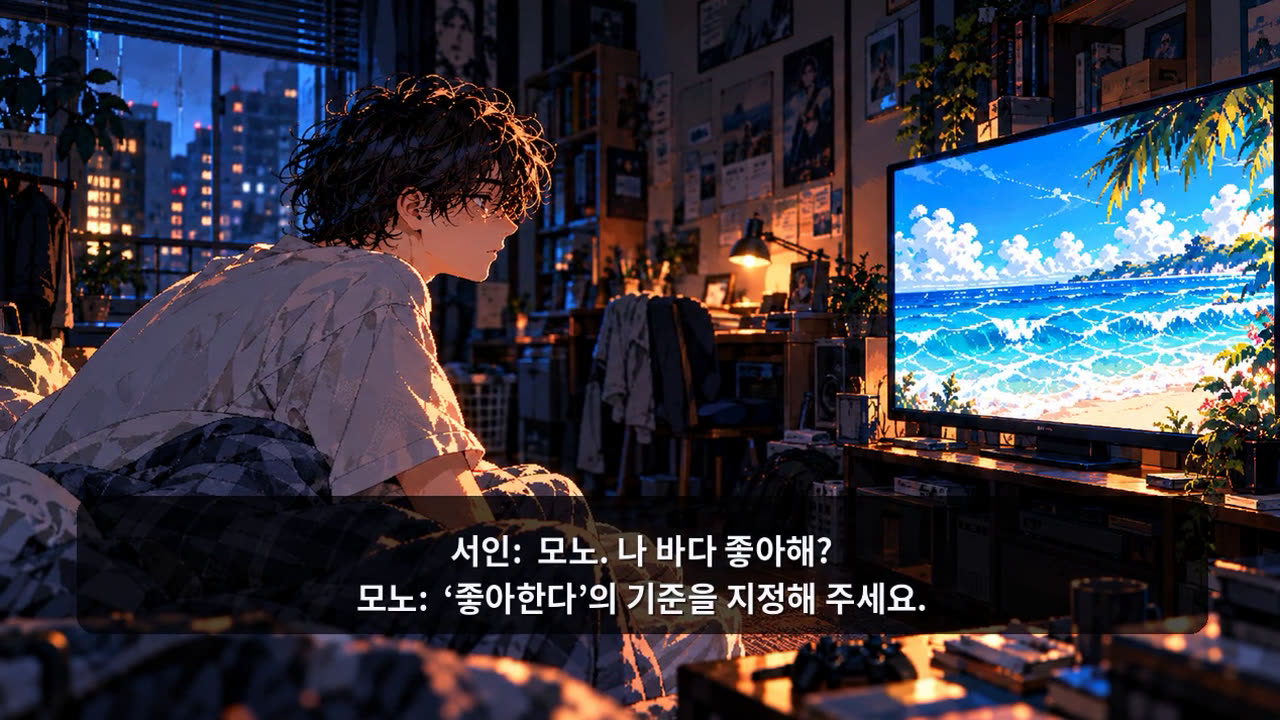
#> input picture local-preservation/2026-11-11/main-working-copy/teaser/plates/p03.jpg, 1280 x 720 px, given in place of p01.jpg, which was not available
$ python boxdet2.py
#> lines starting #> are read from the running program, lines starting #| are printed output that depends on the picture
import sys,numpy as np
from PIL import Image
for n,y0,y1 in [("p01",551,649),("p02",515,666),("p04",507,660),("p08",531,635)]:
    a=np.asarray(Image.open(f"plates/{n}.jpg").convert('L'),float)+4
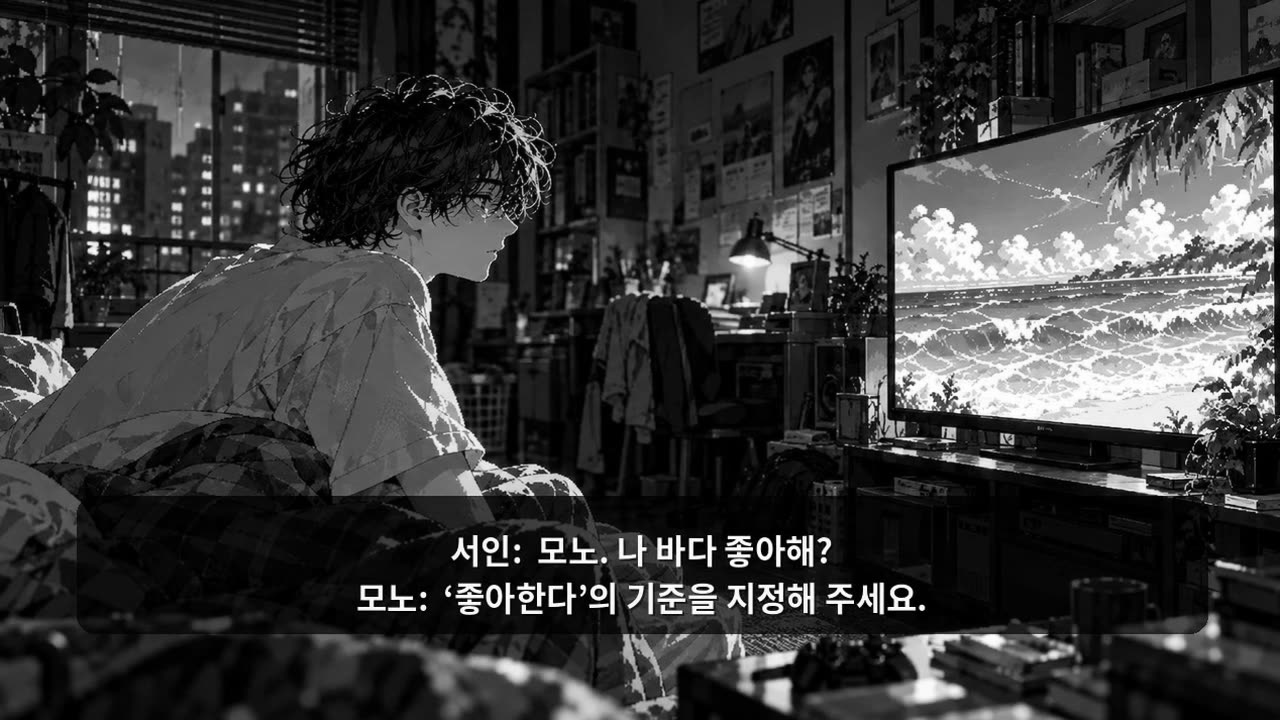
#> a: shape (720, 1280) float64; min 4, max 259, mean 60.2; drawn with min black and max white
    band=a[y0+8:y1-8]
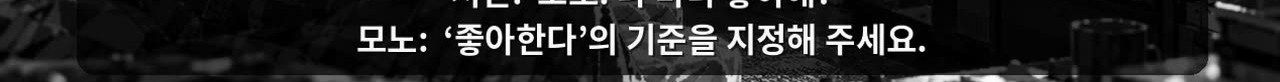
#> band: shape (82, 1280) float64; min 4, max 259, mean 39; drawn with min black and max white
    r=np.median(band[:,3:]/band[:,:-3],axis=0)
#> r = 1277 values, max 3.26 at index 1207, min 0.286 at index 812, mean 1.01
    xs=[(i+3,round(v,2)) for i,v in enumerate(r) if (v<0.72 or v>1.38)]
#> xs = 65 pairs, first value 77 to 1224, second value 0.29 to 3.26
    print(n,[x for x in xs if x[0]<200 or x[0]>1080])
#> (printed output is left out)
#> pass 2 of the loop `for n,y0,y1 in [("p01",551,649),("p02",515,666),("p04",507,660),("p08"..`:
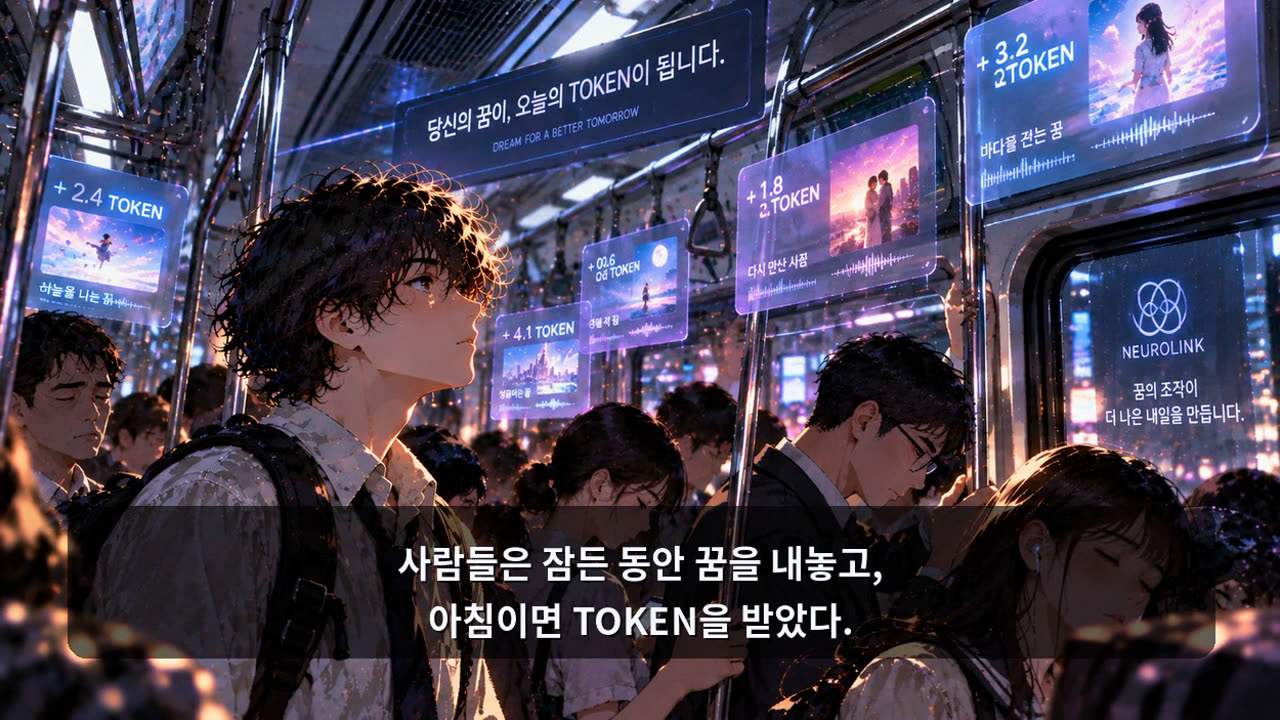
#> input picture local-preservation/2026-11-11/main-working-copy/teaser/plates/p04.jpg, 1280 x 720 px, given in place of p02.jpg, which was not available
#> `a=np.asarray(Image.open(f"plates/{n}.jpg").convert('L'),float)+4`:
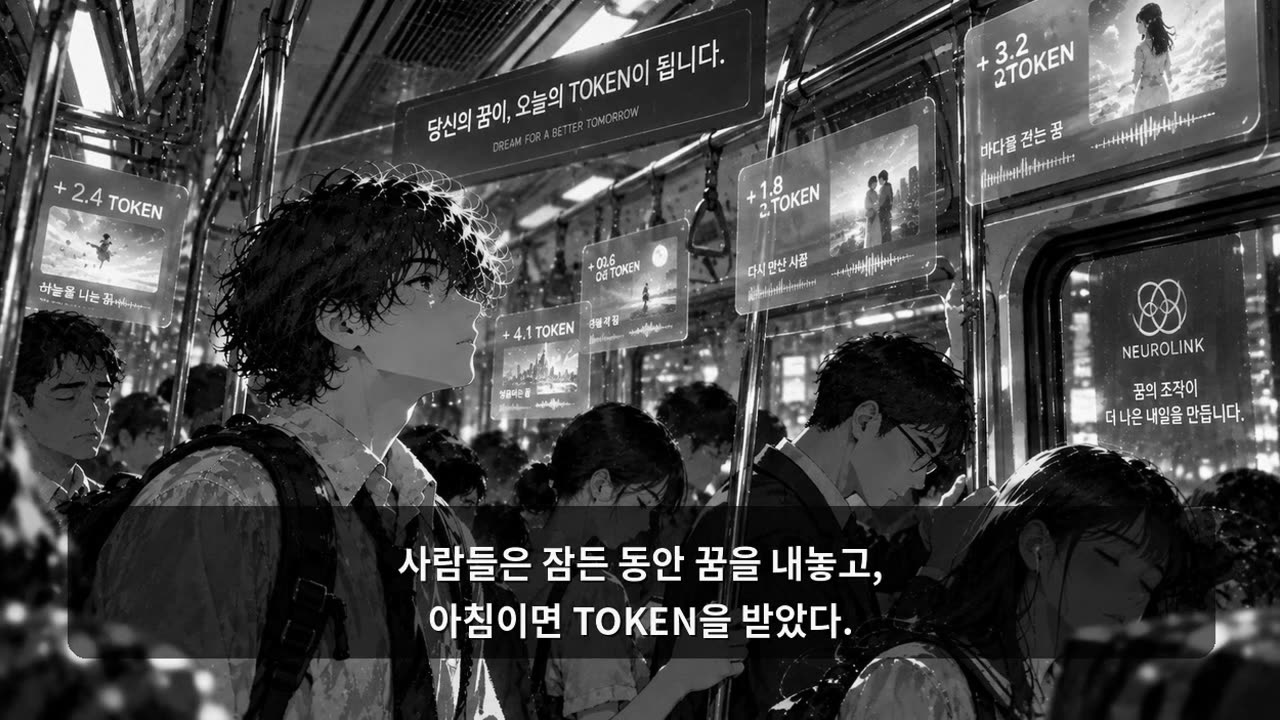
#> a: shape (720, 1280) float64; min 4, max 259, mean 72.6; drawn with min black and max white
#> `band=a[y0+8:y1-8]`:
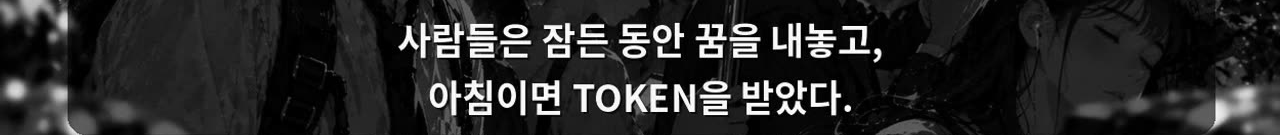
#> band: shape (135, 1280) float64; min 4, max 259, mean 44.4; drawn with min black and max white
#> r = 1277 values, max 2.6 at index 412, min 0.339 at index 66, mean 1.02
#> xs = 36 pairs, first value 48 to 1217, second value 0.34 to 2.6
#| p02 [(48, 1.38), (50, 1.4), (68, 0.34), (69, 0.34), (70, 0.43), (72, 0.67), (73, 0.69), (74, 0.7), (1215, 1.63), (1216, 2.17), (1217, 2.0)]
